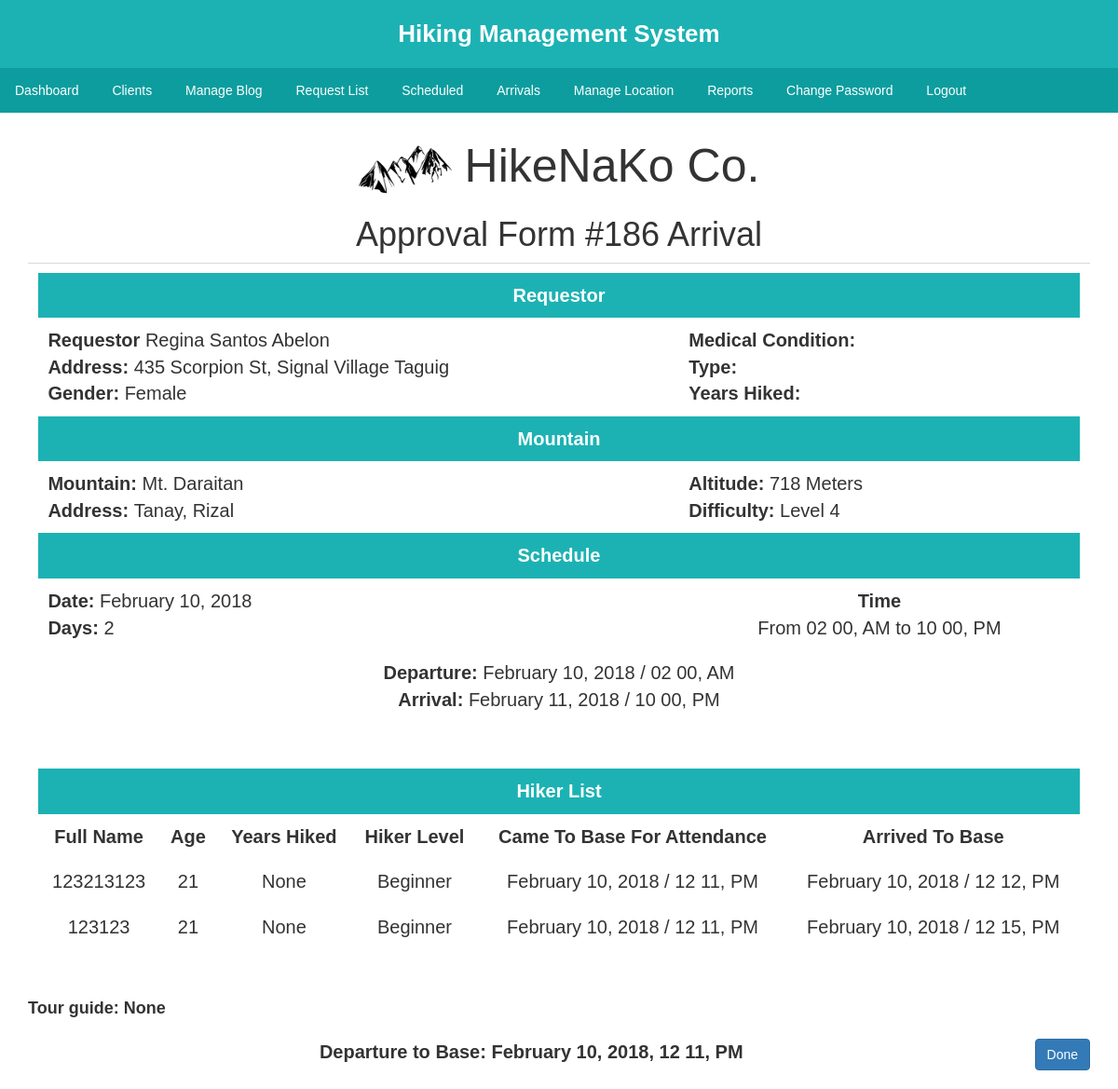
Page /arrivalForm.php?id=186 (signed in) on the committed database.
### tables this page shows
CREATE TABLE IF NOT EXISTS `register` (
`id` int(11) NOT NULL,
  `setspot_id` int(11) NOT NULL,
  `datenow` datetime NOT NULL,
  `user_id` int(11) NOT NULL,
  `date` date NOT NULL,
  `days` int(100) NOT NULL,
  `startTime` time NOT NULL,
  `until` time NOT NULL,
  `status` varchar(100) NOT NULL,
  `dateConfirmed` date NOT NULL,
  `done` varchar(100) NOT NULL,
  `arriveDate` date NOT NULL,
  `arrive` date NOT NULL,
  `arriveTime` time NOT NULL,
  `arriveStatus` varchar(100) NOT NULL,
  `groupTime` time NOT NULL,
  `groupDate` date NOT NULL,
  `tourguide` varchar(100) NOT NULL,
  `guide` varchar(100) NOT NULL
);

CREATE TABLE IF NOT EXISTS `users` (
`id` int(11) NOT NULL,
  `firstname` varchar(15) NOT NULL,
  `middlename` varchar(15) NOT NULL,
  `lastname` varchar(15) NOT NULL,
  `gender` varchar(10) NOT NULL,
  `bday` date NOT NULL,
  `contact` varchar(100) NOT NULL,
  `address` varchar(200) NOT NULL,
  `username` varchar(50) NOT NULL,
  `password` varchar(50) NOT NULL,
  `confirmpsw` varchar(50) NOT NULL,
  `email` varchar(100) NOT NULL,
  `profilePic` blob NOT NULL,
  `question` varchar(1000) NOT NULL,
  `answer` varchar(1000) NOT NULL,
  `condition` varchar(100) NOT NULL,
  `specify` varchar(100) NOT NULL,
  `type` varchar(100) NOT NULL,
  `years` varchar(100) NOT NULL
);

CREATE TABLE IF NOT EXISTS `setspot` (
`id` int(10) NOT NULL,
  `mountain_name` varchar(50) NOT NULL,
  `address` varchar(100) NOT NULL,
  `level` int(10) NOT NULL,
  `altitude` float NOT NULL,
  `requirements` varchar(500) NOT NULL,
  `photo` blob NOT NULL,
  `description` varchar(2000) NOT NULL,
  `slot` int(100) NOT NULL,
  `map` text NOT NULL,
  `equipment` varchar(1000) NOT NULL,
  `direction` varchar(2000) NOT NULL
);

CREATE TABLE IF NOT EXISTS `hikerlist` (
`id` int(100) NOT NULL,
  `register_id` int(100) NOT NULL,
  `name` varchar(100) NOT NULL,
  `age` varchar(100) NOT NULL,
  `contact` varchar(100) NOT NULL,
  `years` varchar(100) NOT NULL,
  `experience` varchar(100) NOT NULL,
  `medical` varchar(100) NOT NULL,
  `requirements` blob NOT NULL,
  `status` varchar(100) NOT NULL,
  `attendance` varchar(100) NOT NULL,
  `sets` int(100) NOT NULL,
  `now` date NOT NULL,
  `last` date NOT NULL,
  `finish` varchar(100) NOT NULL,
  `departureTime` time NOT NULL,
  `departureDate` date NOT NULL,
  `hikerArrive` varchar(100) NOT NULL,
  `arriveTime` time NOT NULL,
  `arriveDate` date NOT NULL,
  `remarks` varchar(1000) NOT NULL
);

### arrivalForm.php (the view, shortened to what this page needs)
<?php
	include 'loggedheader.php';
	include 'connect.php';
	include 'loginchecker/adminMenu.php';
	$query = "SELECT * FROM register LEFT JOIN setspot ON register.setspot_id = setspot.id LEFT JOIN users ON register.user_id = users.id WHERE register.id = " . $_GET['id'];
	$result = mysqli_query($con,$query);
	if($result){
		while($row = mysqli_fetch_array($result)){
			$fname=$row['firstname'];
			$mname=$row['middlename'];
			$lname=$row['lastname'];
			$mountain=$row['mountain_name'];
			$date=date("F d, Y",strtotime($row['date']));
			$address=$row['address'];
			$gender=$row['gender'];
			$id = $row[0];
			$mountain_address=$row[21];
			$altitude=$row['altitude'];
			$level=$row['level'];
			$time=date("h i, A",strtotime($row['startTime']));
			$until=date("h i, A",strtotime($row['until']));
			$days=$row['days'];
			$specify=$row['specify'];
			$type=$row['type'];
			$years=$row['years'];
			$arrival = date('F d, Y', strtotime($date."+" . $days." days"."-1 days"));
			$gdt=date("h i, A",strtotime($row['groupTime']));
			$gdd=date("F d, Y",strtotime($row['groupDate']));
			$guide=$row['tourguide'];
			$gname=$row['guide'];
		}
	}
?>
 <!DOCTYPE html>
 <html>
      <head>
           <link rel="stylesheet" href="https://maxcdn.bootstrapcdn.com/bootstrap/3.3.6/css/bootstrap.min.css" />
           <link rel="stylesheet" href="https://cdn.datatables.net/1.10.12/css/dataTables.bootstrap.min.css" />
      </head>
<body>
	<div class="container" style="padding-bottom: 20px;margin-top: 10px;">
		<h2 align="center" style="font-size: 50px;"><img src="images/logo.png" width="100" height="60"> HikeNaKo Co.</h2>
		<h1 align="center">Approval Form #<?php echo $id; ?> Arrival</h1>
		<div class="table-responsive">
                <table class="tables" width="100%" style="padding: 0px;">
                 	<thead>
                        <tr>
							<th width="100%" colspan="2" style="font-size: 20px; text-align: center;">Requestor</th>
						</tr>
                    </thead>
                    <tbody>
                    	<tr>
                    		<td style="font-size: 20px;">
                    			<span style="font-weight: bold;">Requestor</span>
                    			<?php echo ucfirst($fname)." ".ucfirst($mname)." ".ucfirst($lname);?><br>
								<span style="font-weight: bold;">Address:</span>
								<?php echo $address; ?><br>
								<span style="font-weight: bold;">Gender:</span>
								<?php echo $gender; ?><br>
                    		</td>
                    		<td style="font-size: 20px;">
								<span style="font-weight: bold;">Medical Condition:</span>
								<?php echo $specify; ?><br>
								<span style="font-weight: bold;">Type:</span>
								<?php echo $type; ?><br>
								<span style="font-weight: bold;">Years Hiked:</span>
								<?php echo $years; ?><br>
				            </td>
                    	</tr>
                    </tbody>
                    <thead>
                        <tr>
							<th width="100%" colspan="2" style="font-size: 20px; text-align: center;">Mountain</th>
						</tr>
                    </thead>
                    <tbody>
                    	<tr>
                    		<td style="font-size: 20px;">
                    			<span style="font-weight: bold;">Mountain: </span>
                    			<?php echo ucfirst($mountain);?><br>
								<span style="font-weight: bold;">Address: </span>
								<?php echo $mountain_address; ?><br>
                    		</td>
                    		<td style="font-size: 20px;">
								<span style="font-weight: bold;">Altitude:</span>
								<?php echo $altitude; ?> Meters<br>
								<span style="font-weight: bold;">Difficulty:</span>
								Level <?php echo $level; ?><br>
				            </td>
                    	</tr>
                    </tbody>
                     <thead>
                        <tr>
							<th width="100%" colspan="2" style="font-size: 20px; text-align: center;">Schedule</th>
						</tr>
                    </thead>
                    <tbody>
                    	<tr>
                    		<td style="font-size: 20px;">
                    			<span style="font-weight: bold;">Date: </span>
                    			<?php echo $date;?><br>
								<span style="font-weight: bold;">Days: </span>
								<?php echo $days; ?><br>
                    		</td>
                    		<td style="font-size: 20px;">
								<span style="font-weight: bold;"><center>Time</center></span>
								<center>From <?php echo $time; ?> to <?php echo $until; ?></center>
				            </td>
                    	</tr>
                    	<tr>
                    		<td style="font-size: 20px; text-align: center;" colspan="2" >
                    			<span style="font-weight: bold;">Departure: </span>
                    			<?php echo $date.' / '.$time;?><br>
                    			<span style="font-weight: bold;">Arrival: </span>
                    			<?php echo $arrival.' / '.$until;?><br>
                    		</td>
                    	</tr>
                    </tbody>
                </table>
            </div>
             <div class="table-responsive">
                <table class="tables" width="100%" style="padding: 0px;">
                 	<thead>
                        <tr>
							<th width="100%" colspan="8" style="font-size: 20px; text-align: center;">Hiker List</th>
						</tr>
                    </thead>
                    <tbody align="center">
               			<tr style="font-weight: bold;">
                    		<td style="font-size: 20px;">Full Name</td>
                    		<td style="font-size: 20px;">Age</td>
                    		<td style="font-size: 20px;">Years Hiked</td>
                    		<td style="font-size: 20px;">Hiker Level</td>
                    		<td style="font-size: 20px;">Came To Base For Attendance</td>
                    		<td style="font-size: 20px;">Arrived To Base</td>
                    	</tr>
                    	<?php
                         	$query = "SELECT * FROM hikerlist WHERE register_id='$id' AND status='Approved' AND attendance='present'";
							$response = mysqli_query($con,$query);
							if($response){
								while($row = mysqli_fetch_array($response)){
								$idHiker=$row['id'];
								$name=$row['name'];
								$age=$row['age'];
								$year=$row['years'];
								$experience=$row['experience'];
								$dt=date("h i, A",strtotime($row['departureTime']));
								$dd=date("F d, Y",strtotime($row['departureDate']));
								$at=date("h i, A",strtotime($row['arriveTime']));
								$ad=date("F d, Y",strtotime($row['arriveDate']));
								$status=$row['hikerArrive'];
								?>
									<tr>
										<form method="POST">
										<td style="font-size: 20px;"><?php echo $name; ?></td>
										<td style="font-size: 20px;"><?php echo $age;?></td>
										<td style="font-size: 20px;"><?php echo $year;?></td>
										<td style="font-size: 20px;"><?php echo $experience;?></td>
										<td style="font-size: 20px;"><?php echo $dd.' / '. $dt;?></td>
										<td style="font-size: 20px;">
											<?php
												if($status=='Arrived'){
													echo $ad.' / '. $at;
												}
												else{
													?><a href="arrived.php?id=<?php echo $idHiker;?>" class="btn btn-success btn-sm Add">Arrive</a><?php
												}
											?>
										</td>
									</form>
									</tr>
								<?php
								}
							}
							?>
                    </tbody>
                </table>
            </div>
 <?php
            	if($guide=='Yes'){
								echo '<div style="font-size:18px;font-weight:bold;">Tour guide: '.$gname.'</div>';
            	}
            	else{
            		echo '<div style="font-size:18px;font-weight:bold;">Tour guide: None</div>';
            	}
             ?>
            <br>
            <form method="POST">
            	<input type="submit" name="send" value="Done" class="btn btn-primary" style="float: right;">
            </form>
        <div style="text-align: center;font-weight: bold;font-size: 20px; ">Departure to Base: <?php echo $gdd.', '. $gdt; ?></div>
	</div>
</body>
</html>

### css/styles.css (style rules this page uses)
* { -webkit-font-smoothing: antialiased; font-family: 'Arial', sans-serif !important; margin: 0px; }
body { overflow-y: scroll; }
h1 { color: #0d9d9e; margin: 14px; border-bottom: 1px solid #d8d8d8; padding-bottom: 10px; margin-top: 20px; }
.tables { width: 98%; padding-left: 0px; padding-right: 0px; border-collapse: collapse; margin: 0 auto; margin-bottom: 50px; }
.tables th { background: #1cb2b3; color: #fff; padding: 10px; font-size: 14px; text-align: left; }
.tables td { padding: 10px; font-size: 14px; }

### rows in the picture
register: id "186", user.firstname "Regina", user.middlename "Santos", user.lastname "Abelon", user.address "435 Scorpion St, Signal Village Taguig", user.gender "Female", setspot.mountain_name "Mt. Daraitan", setspot.address "Tanay, Rizal", setspot.altitude "718", setspot.level "4", date "February 10, 2018", days "2", startTime "02 00, AM", until "10 00, PM", arrival "February 11, 2018", groupDate "February 10, 2018", groupTime "12 11, PM"
hikerlist: name "123213123", age "21", years "None", experience "Beginner", departureDate "February 10, 2018", departureTime "12 11, PM", arriveDate "February 10, 2018", arriveTime "12 12, PM"
hikerlist: name "123123", age "21", years "None", experience "Beginner", departureDate "February 10, 2018", departureTime "12 11, PM", arriveDate "February 10, 2018", arriveTime "12 15, PM"
